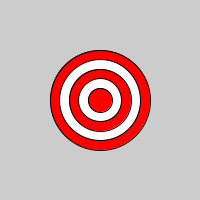
Frame 1 (no input)
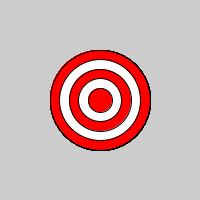
Frame 60 (the mouse pressed at the canvas centre just before this capture)
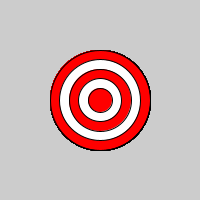
Frame 120 (the mouse held since frame 60 and released just before this capture)

The Processing sketch that drew these frames (run headless with seeded random() and noise(); from frame 60 on, the mouse is pressed at the canvas centre):

// Processing sketch: Bullseye
// ── Bullseye.pde
void setup(){
 size(200, 200);
}
void draw(){
 for(int i = 100; i > 20; i-=19){
   if(i%2 == 0){
     fill(255, 0, 0);
     ellipse(100, 100, i, i);
   } else if(i%2 == 1){
    fill(255, 255, 255);
    ellipse(100, 100, i, i);
   }
 }
}
